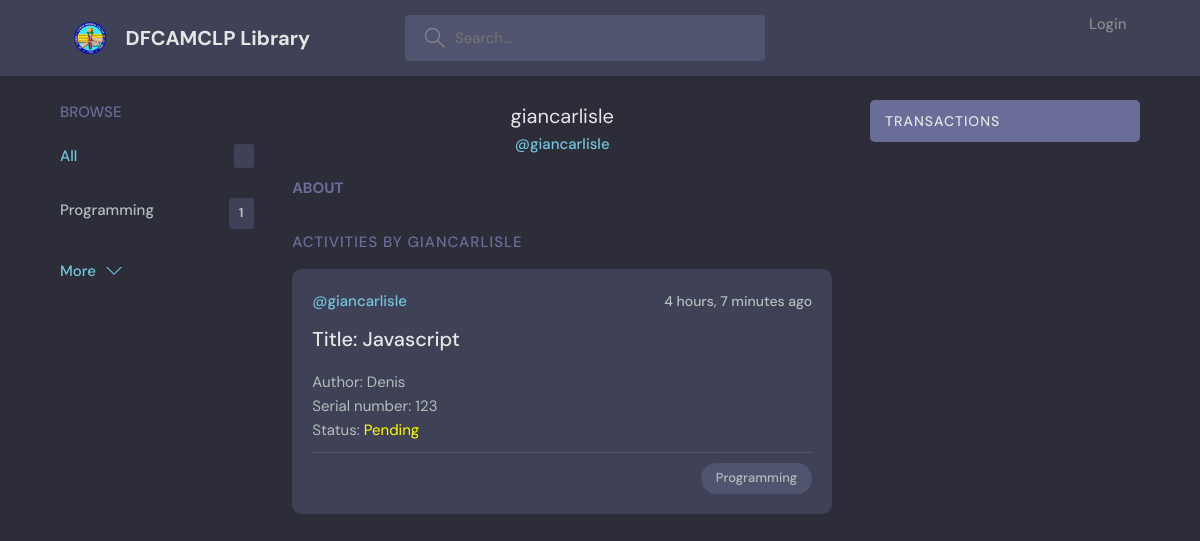
The app's page /profile/1 with its own data.
### base/models.py (models this page shows, shortened)
class Topic(models.Model):
    name = models.CharField(max_length=200)

class User(AbstractUser):
    name = models.CharField(max_length=200, null=True)
    email = models.EmailField(null = True, unique=True)
    bio = models.TextField(null=True)
    USERNAME_FIELD =  'email'
    REQUIRED_FIELDS = ['username']

class Room(models.Model):
    host = models.ForeignKey(User, on_delete=models.SET_NULL, null=True)
    topic = models.ForeignKey(Topic, on_delete=models.SET_NULL, null=True)
    name = models.CharField(max_length=200)
    author = models.CharField(max_length=200, blank = True)
    serialnumber = models.CharField(max_length=200, blank = True)
    status = models.IntegerField(default = 0)
    description = models.TextField(null=True, blank=True)
    participants = models.ManyToManyField(
        User, related_name='participants', blank=True)
    updated = models.DateTimeField(auto_now=True)
    created = models.DateTimeField(auto_now_add=True)
    class Meta:
        ordering = ['-updated','-created']

### base/views.py (the view)
# urls.py: path('profile/<str:pk>', views.userProfile, name="user-profile"),
def userProfile(request, pk):
    user = User.objects.get(id=pk)
    room_messages = user.message_set.all()
    rooms = user.room_set.all()
    topics = Topic.objects.all()
    context = {'user': user, 'rooms' : rooms, 'room_messages' : room_messages,'topics' : topics}
    return render(request, 'base/profile.html', context)

### base/templates/base/profile.html (shortened to what this page needs)
{% extends 'main.html' %}
{% block content %}
  <main class="profile-page layout layout--3">
    <div class="container">
      {% include 'base/topics_component.html' %}
      <div class="roomList">
        <div class="profile">
          <div class="profile__info">
            <h3>{{user.username}}</h3>
            <p>@{{user.username}}</p>
          </div>
          <div class="profile__about">
            <h3>About</h3>
          </div>
        </div>
        <div class="roomList__header">
          <div>
            <h2>Activities by {{user.username}}</a>
            </h2>
          </div>
        </div>
        {% include 'base/feed_component.html' %}
      </div>
      {% include 'base/activity_component.html' %}
    </div>
  </main>
{% endblock content %}

### templates/main.html (shortened to what this page needs)
<!DOCTYPE html>
{% load static %}
<html lang="en">
  <head>
    <link rel="stylesheet" href="{% static 'styles/style.css' %}" />
  </head>
  <body>
    {% include 'navbar.html' %}
    {% block content %}
    {% endblock %}
  </body>
</html>

### templates/navbar.html (shortened to what this page needs)
{% load static %}
<header class="header header--loggedIn">
  <div class="container">
    <a href="{% url 'home' %}" class="header__logo">
      <img src= "{% static 'images/logo.png' %}" />
      <h1>DFCAMCLP Library</h1>
    </a>
    <form class="header__search" method="GET" action="{% url 'home' %}">
      <label>
        <input name="q" placeholder="Search..." />
      </label>
    </form>
    <nav class="header__menu">
      {% if request.user.is_authenticated %}
      <div class="header__user">
        <a href="{% url 'update-user' %}">
          <p>
            <span>@{{ request.user.username }}</span>
          </p>
        </a>
        <button class="dropdown-button">
          <svg
            version="1.1"
            xmlns="http://www.w3.org/2000/svg"
            width="32"
            height="32"
            viewBox="0 0 32 32"
          >
            <title>chevron-down</title>
            <path d="M16 21l-13-13h-3l16 16 16-16h-3l-13 13z"></path>
          </svg>
        </button>
      </div>
      {% else %}
      <a href="{% url 'login' %}">
        <p>Login</p>
      </a>
      {% endif %}
    </nav>
  </div>
</header>

### base/templates/base/topics_component.html
<div class="topics">
    <div class="topics__header">
      <h2>Browse</h2>
    </div>
    <ul class="topics__list">
      <li>
        <a href="{% url 'home' %}" class="active">All <span>{{room_count}}</span></a>
      </li>
      {% for topic in topics %}
      <li>
        <a href="{% url 'home' %}?q={{topic.name}}">{{topic.name}}<span>{{topic.room_set.all.count}}</span></a>
      </li>
{% endfor %}
    </ul>
    <a class="btn btn--link" href="{% url 'topics' %}">
      More
      <svg version="1.1" xmlns="http://www.w3.org/2000/svg" width="32" height="32" viewBox="0 0 32 32">
        <title>chevron-down</title>
        <path d="M16 21l-13-13h-3l16 16 16-16h-3l-13 13z"></path>
      </svg>
    </a>
  </div>

### base/templates/base/feed_component.html (shortened to what this page needs)
{% load static %}
{% for room in rooms %}
<div class="roomListRoom">
  <div class="roomListRoom__header">
    <a href="{% url 'user-profile' room.host.id %}" class="roomListRoom__author">
      <span>@{{room.host.username}}</span>
    </a>
    <div class="roomListRoom__actions">
      <span>{{room.created|timesince}} ago</span>
    </div>
  </div>
  <div class="roomListRoom__content" >
   {% if user.is_superuser %}<a href="{% url 'room' room.id %}">Title: {{room.name}}</a> {% endif %}
    <p>Author: {{room.author}}</p>
    <p>Serial number: {{room.serialnumber}}</p>
    {% if room.status == 1 %}
    <p>Status: <FONT COLOR = "Yellow">Pending</FONT></p>
    {% endif %}
  </div>
  <div class="roomListRoom__meta">
    <p class="roomListRoom__topic">{{room.topic.name}}</p>
  </div>
</div>
{% endfor %}

### base/templates/base/activity_component.html (shortened to what this page needs)
{% load static %}
<div class="activities">
  <div class="activities__header">
    <h2>Transactions</h2>
  </div>
</div>

### records on screen
Topic: name "Programming", room_set.all.count "1"
User: username "giancarlisle", username "GIANCARLISLE"
Room: host.username "giancarlisle", created "4 hours, 7 minutes", name "Javascript", author "Denis", serialnumber "123", topic.name "Programming"
